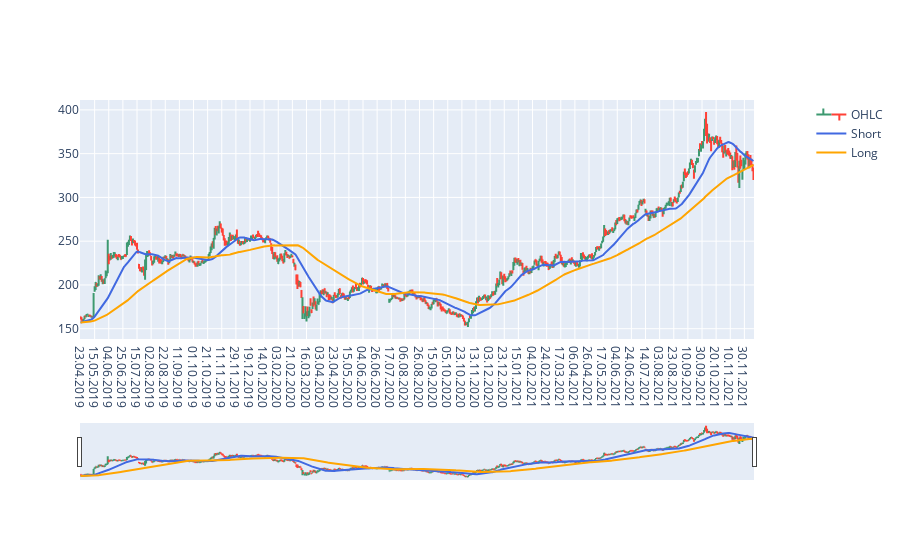

Source (notebook cell):
### Code cell
# строим график скользящие и ohlc
from plotly.subplots import make_subplots


fig = make_subplots(specs=[[{"secondary_y": True}]])
fig.add_trace(go.Ohlc(x=df['DATE'], open=df['OPEN'], high=df['HIGH'], low=df['LOW'], close=df['CLOSE'],
                             yaxis='y1', name='OHLC'))
fig.add_trace(go.Scatter(x=df['DATE'], y=df['SMA'], name='Short',
                        line=dict(color='royalblue',width=2)))
fig.add_trace(go.Scatter(x=df['DATE'], y=df['LMA'], name='Long',
                        line=dict(color='orange',width=2)))

### Figure 1 — Plotly figure (JSON) as saved in the notebook; plotly's stock layout.template omitted (floating-point values rounded to 4 significant figures; data arrays with more than 128 entries replaced by an {"elided": "..."} marker saying what was removed)
{"data": [{"close": {"elided": "668 float values"}, "high": {"elided": "668 float values"}, "low": {"elided": "668 float values"}, "name": "OHLC", "open": {"elided": "668 float values"}, "type": "ohlc", "x": {"elided": "668 str values"}, "yaxis": "y"}, {"line": {"color": "royalblue", "width": 2}, "name": "Short", "type": "scatter", "x": {"elided": "668 str values"}, "y": {"elided": "668 float values"}}, {"line": {"color": "orange", "width": 2}, "name": "Long", "type": "scatter", "x": {"elided": "668 str values"}, "y": {"elided": "668 float values"}}], "layout": {"xaxis": {"anchor": "y", "domain": [0, 0.94]}, "yaxis": {"anchor": "x", "domain": [0, 1]}, "yaxis2": {"anchor": "x", "overlaying": "y", "side": "right"}}}
